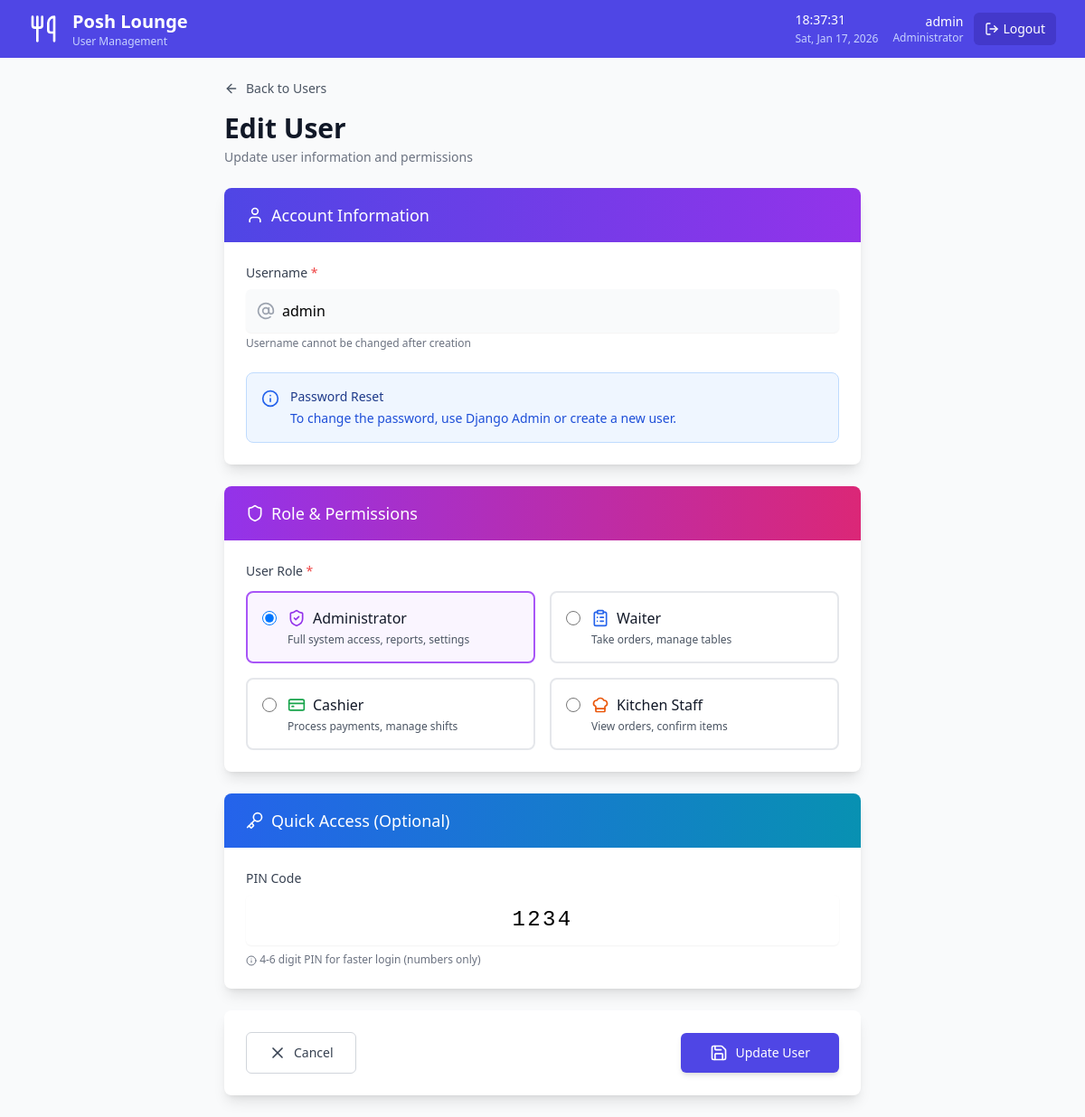
/dashboard/users/1/edit/ (signed in), run on the app's committed database.
### core/models.py (models this page shows, shortened)
class User(AbstractUser):
    ROLE_CHOICES = [
        ('admin', 'Administrator'),
        ('cashier', 'Cashier'),
        ('waiter', 'Waiter'),
        ('kitchen', 'Kitchen Staff'),
    ]
    role = models.CharField(max_length=20, choices=ROLE_CHOICES)
    device_id = models.CharField(max_length=100, blank=True, null=True,
                                 help_text="Binds user to specific device for fraud prevention")
    pin_code = models.CharField(max_length=6, blank=True,
                                help_text="Quick PIN for POS login")
    is_active_shift = models.BooleanField(default=False)
    class Meta:
        db_table = 'users'

### dashboard/views.py (the view)
# urls.py: path('users/<int:pk>/edit/', views.user_edit, name='user_edit'),
@login_required
def user_edit(request, pk):
    if request.user.role != 'admin':
        messages.error(request, 'Access denied')
        return redirect('core:dashboard_router')
    user = get_object_or_404(User, pk=pk)
    return render(request, 'admin/users/form.html', {'edit_user': user})

### templates/admin/users/form.html (shortened to what this page needs)
{% extends 'base.html' %}
{% load static %}
{% block page_subtitle %}User Management{% endblock %}
{% block content %}
<div class="py-6">
    <div class="max-w-3xl mx-auto px-4 sm:px-6 lg:px-8">
        <div class="mb-6">
            <a href="{% url 'dashboard:user_list' %}" class="inline-flex items-center gap-2 text-sm text-gray-600 hover:text-gray-900 mb-4">
                <i data-lucide="arrow-left" class="h-4 w-4"></i>
                Back to Users
            </a>
            <h1 class="text-3xl font-bold text-gray-900">
                {% if edit_user %}Edit User{% else %}Create New User{% endif %}
            </h1>
            <p class="mt-1 text-sm text-gray-500">
                {% if edit_user %}Update user information and permissions{% else %}Add a new staff member to the system{% endif %}
            </p>
        </div>
        <form method="POST" class="space-y-6">
            <div class="bg-white shadow-lg rounded-lg overflow-hidden">
                <div class="bg-gradient-to-r from-indigo-600 to-purple-600 px-6 py-4">
                    <h2 class="text-lg font-medium text-white flex items-center gap-2">
                        <i data-lucide="user" class="h-5 w-5"></i>
                        Account Information
                    </h2>
                </div>
                <div class="p-6 space-y-6">
                    <div>
                        <label for="username" class="block text-sm font-medium text-gray-700 mb-2">
                            Username <span class="text-red-500">*</span>
                        </label>
                        <div class="relative">
                            <div class="absolute inset-y-0 left-0 pl-3 flex items-center pointer-events-none">
                            </div>
                            <input type="text"
                                   name="username"
                                   id="username"
                                   value="{% if edit_user %}{{ edit_user.username }}{% endif %}"
                                   required
                                   {% if edit_user %}readonly{% endif %}
                                   class="block w-full pl-10 pr-3 py-3 rounded-md border-gray-300 shadow-sm focus:border-indigo-500 focus:ring-indigo-500 {% if edit_user %}bg-gray-50{% endif %}"
                                   placeholder="e.g., john_doe">
                        </div>
                        {% if edit_user %}
                        <p class="mt-1 text-xs text-gray-500">Username cannot be changed after creation</p>
                        {% endif %}
                    </div>
                    {% if not edit_user %}
                    <div>
                        <label for="password" class="block text-sm font-medium text-gray-700 mb-2">
                            Password <span class="text-red-500">*</span>
                        </label>
                        <div class="relative">
                            <div class="absolute inset-y-0 left-0 pl-3 flex items-center pointer-events-none">
                                <i data-lucide="lock" class="h-5 w-5 text-gray-400"></i>
                            </div>
                            <input type="password"
                                   name="password"
                                   id="password"
                                   required
                                   class="block w-full pl-10 pr-3 py-3 rounded-md border-gray-300 shadow-sm focus:border-indigo-500 focus:ring-indigo-500"
                                   placeholder="Enter secure password">
                        </div>
                        <p class="mt-1 text-xs text-gray-500">Minimum 8 characters recommended</p>
                    </div>
                    {% else %}
                    <div class="p-4 bg-blue-50 border border-blue-200 rounded-lg">
                        <div class="flex items-start gap-3">
                            <i data-lucide="info" class="h-5 w-5 text-blue-600 mt-0.5"></i>
                            <div>
                                <p class="text-sm font-medium text-blue-900">Password Reset</p>
                                <p class="text-sm text-blue-700 mt-1">
                                    To change the password, use Django Admin or create a new user.
                                </p>
                            </div>
                        </div>
                    </div>
                    {% endif %}
                </div>
            </div>
            <div class="bg-white shadow-lg rounded-lg overflow-hidden">
                <div class="bg-gradient-to-r from-purple-600 to-pink-600 px-6 py-4">
                    <h2 class="text-lg font-medium text-white flex items-center gap-2">
                        <i data-lucide="shield" class="h-5 w-5"></i>
                        Role & Permissions
                    </h2>
                </div>
                <div class="p-6">
                    <label for="role" class="block text-sm font-medium text-gray-700 mb-3">
                        User Role <span class="text-red-500">*</span>
                    </label>
                    <div class="grid grid-cols-1 md:grid-cols-2 gap-4">
                        <label class="relative flex items-start p-4 border-2 rounded-lg cursor-pointer hover:bg-gray-50 transition-colors {% if edit_user.role == 'admin' or not edit_user %}border-purple-500 bg-purple-50{% else %}border-gray-200{% endif %}">
                            <input type="radio"
                                   name="role"
                                   value="admin"
                                   {% if edit_user.role == 'admin' or not edit_user %}checked{% endif %}
                                   required
                                   class="mt-1 h-4 w-4 text-purple-600 focus:ring-purple-500 border-gray-300">
                            <div class="ml-3 flex-1">
                                <div class="flex items-center gap-2 mb-1">
                                    <i data-lucide="shield-check" class="h-5 w-5 text-purple-600"></i>
                                    <span class="font-medium text-gray-900">Administrator</span>
                                </div>
                                <p class="text-xs text-gray-600">Full system access, reports, settings</p>
                            </div>
                        </label>
                        <label class="relative flex items-start p-4 border-2 rounded-lg cursor-pointer hover:bg-gray-50 transition-colors {% if edit_user.role == 'waiter' %}border-blue-500 bg-blue-50{% else %}border-gray-200{% endif %}">
                            <input type="radio"
                                   name="role"
                                   value="waiter"
                                   class="mt-1 h-4 w-4 text-blue-600 focus:ring-blue-500 border-gray-300">
                            <div class="ml-3 flex-1">
                                <div class="flex items-center gap-2 mb-1">
                                    <i data-lucide="clipboard-list" class="h-5 w-5 text-blue-600"></i>
                                    <span class="font-medium text-gray-900">Waiter</span>
                                </div>
                                <p class="text-xs text-gray-600">Take orders, manage tables</p>
                            </div>
                        </label>
                        <label class="relative flex items-start p-4 border-2 rounded-lg cursor-pointer hover:bg-gray-50 transition-colors {% if edit_user.role == 'cashier' %}border-green-500 bg-green-50{% else %}border-gray-200{% endif %}">
                            <input type="radio"
                                   name="role"
                                   value="cashier"
                                   class="mt-1 h-4 w-4 text-green-600 focus:ring-green-500 border-gray-300">
                            <div class="ml-3 flex-1">
                                <div class="flex items-center gap-2 mb-1">
                                    <i data-lucide="credit-card" class="h-5 w-5 text-green-600"></i>
                                    <span class="font-medium text-gray-900">Cashier</span>
                                </div>
                                <p class="text-xs text-gray-600">Process payments, manage shifts</p>
                            </div>
                        </label>
                        <label class="relative flex items-start p-4 border-2 rounded-lg cursor-pointer hover:bg-gray-50 transition-colors {% if edit_user.role == 'kitchen' %}border-orange-500 bg-orange-50{% else %}border-gray-200{% endif %}">
                            <input type="radio"
                                   name="role"
                                   value="kitchen"
                                   class="mt-1 h-4 w-4 text-orange-600 focus:ring-orange-500 border-gray-300">
                            <div class="ml-3 flex-1">
                                <div class="flex items-center gap-2 mb-1">
                                    <i data-lucide="chef-hat" class="h-5 w-5 text-orange-600"></i>
                                    <span class="font-medium text-gray-900">Kitchen Staff</span>
                                </div>
                                <p class="text-xs text-gray-600">View orders, confirm items</p>
                            </div>
                        </label>
                    </div>
                </div>
            </div>
            <div class="bg-white shadow-lg rounded-lg overflow-hidden">
                <div class="bg-gradient-to-r from-blue-600 to-cyan-600 px-6 py-4">
                    <h2 class="text-lg font-medium text-white flex items-center gap-2">
                        <i data-lucide="key" class="h-5 w-5"></i>
                        Quick Access (Optional)
                    </h2>
                </div>
                <div class="p-6">
                    <label for="pin_code" class="block text-sm font-medium text-gray-700 mb-2">
                        PIN Code
                    </label>
                    <input type="text"
                           name="pin_code"
                           id="pin_code"
                           value="{% if edit_user %}{{ edit_user.pin_code }}{% endif %}"
                           maxlength="6"
                           pattern="[0-9]{4,6}"
                           class="block w-full px-4 py-3 rounded-md border-gray-300 shadow-sm focus:border-blue-500 focus:ring-blue-500 text-center text-2xl font-mono tracking-widest"
                           placeholder="••••••">
                    <p class="mt-2 text-xs text-gray-500">
                        <i data-lucide="info" class="h-3 w-3 inline"></i>
                        4-6 digit PIN for faster login (numbers only)
                    </p>
                </div>
            </div>
            <div class="flex items-center justify-between gap-4 bg-white shadow-lg rounded-lg p-6">
                <a href="{% url 'dashboard:user_list' %}"
                   class="inline-flex items-center gap-2 rounded-md border border-gray-300 bg-white px-6 py-3 text-sm font-medium text-gray-700 hover:bg-gray-50">
                    <i data-lucide="x" class="h-5 w-5"></i>
                    Cancel
                </a>
                <button type="submit"
                        class="inline-flex items-center gap-2 rounded-md bg-indigo-600 px-8 py-3 text-sm font-medium text-white hover:bg-indigo-700 shadow-md">
                    <i data-lucide="save" class="h-5 w-5"></i>
                    {% if edit_user %}Update User{% else %}Create User{% endif %}
                </button>
            </div>
        </form>
    </div>
</div>
{% endblock %}

### templates/base.html (shortened to what this page needs)
{% load static %}
<!DOCTYPE html>
<html lang="en" class="h-full bg-gray-50">
<head>
    <link rel="stylesheet" href="{% static 'css/tailwind.css' %}">
</head>
<body class="h-full">
    <div class="min-h-full">
        {% if user.is_authenticated %}
        <nav class="bg-indigo-600 no-print">
            <div class="mx-auto max-w-7xl px-4 sm:px-6 lg:px-8">
                <div class="flex h-16 items-center justify-between">
                    <div class="flex items-center">
                        <a href="{% url 'core:dashboard_router' %}" class="flex items-center hover:opacity-80 transition-opacity">
                            <div class="flex-shrink-0">
                                <i data-lucide="utensils" class="h-8 w-8 text-white"></i>
                            </div>
                            <div class="ml-4">
                                <h1 class="text-xl font-bold text-white">Posh Lounge</h1>
                                <p class="text-xs text-indigo-200">{% block page_subtitle %}POS System{% endblock %}</p>
                            </div>
                        </a>
                    </div>
                    <div class="flex items-center gap-4">
                        <div class="text-white text-sm">
                            <span id="current-time"></span>
                        </div>
                        <div class="flex items-center gap-3 text-white">
                            <div class="text-right">
                                <p class="text-sm font-medium">{{ user.username }}</p>
                                <p class="text-xs text-indigo-200">{{ user.get_role_display }}</p>
                            </div>
                            <a href="{% url 'core:logout' %}" class="rounded-md bg-indigo-700 px-3 py-2 text-sm font-medium text-white hover:bg-indigo-800 flex items-center gap-1">
                                <i data-lucide="log-out" class="h-4 w-4"></i>
                                Logout
                            </a>
                        </div>
                    </div>
                </div>
            </div>
        </nav>
        {% endif %}
        <main>
            {% block content %}{% endblock %}
        </main>
    </div>
</body>
</html>

### data on the page
User: username "admin", role "Administrator", role "☑ Administrator Full system acc", role "☐ Waiter Take orders, manage ta", role "☐ Cashier Process payments, man", role "☐ Kitchen Staff View orders, co", pin_code "1234"
